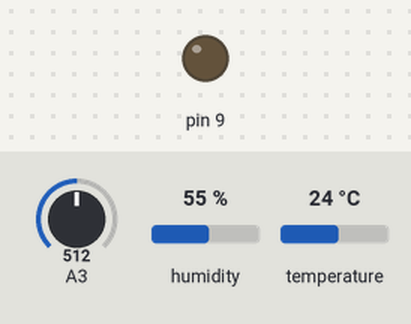
Simulated run of this sketch. Board: Arduino Uno, built with avr-gcc and run on an emulated ATmega328P. Parts: output pins drawn as LEDs (lit = HIGH). Inputs (shaded band) come from the test bench; at power-on: temperature 24 °C, A3 = 512, humidity 55 %. What the sketch prints to the serial monitor is not drawn.

Above: at 1.2 s.
1.3 s: temperature set to 26 °C
At 2.8 s:
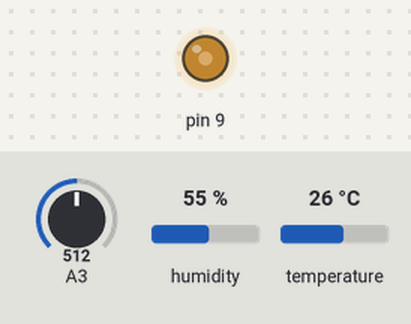
3.5 s: A3 set to 306
At 4.6 s:
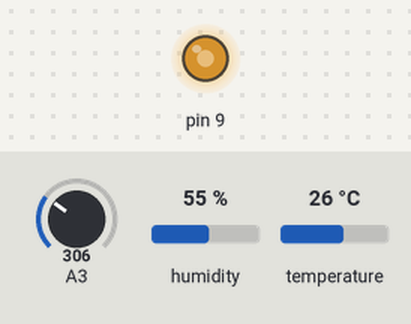
5.0 s: temperature set to 28 °C
At 7.5 s:
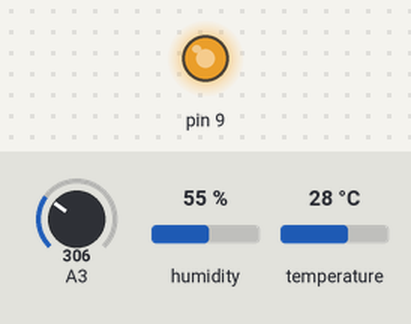
Timing chart, 0 to 9.0 s (numbered marks = the images above; inputs shaded):
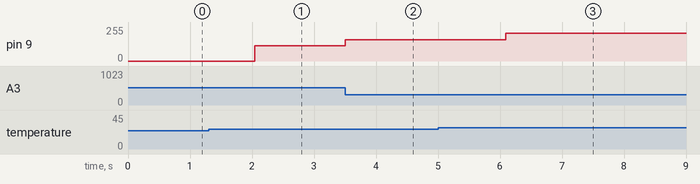

The sketch:

esclavo.ino
```cpp
//Librerias
#include "dh11.h"
#include "potenciometro.h"
#include "ventilador.h"
#include <Wire.h>
#include "Watchdog.h"
#include <avr/interrupt.h>

//variables
#define SLAVE_ADDR 8
Temperatura sensorTemp(2);
Potenciometro pot(A3);
Watchdog watchdog;
Ventilador ventilador(9);
struct DatosSistema
{
    float temperatura;
    float setpoint;
    int rpm;
    int pwm;
    bool ONOF;
};
DatosSistema datos;


void setup()
{
    Wire.begin(SLAVE_ADDR);

Wire.onReceive(receiveEvent);
Wire.onRequest(requestEvent);


 Serial.begin(9600);
 sensorTemp.iniciar();
pot.iniciar();

ventilador.iniciar();


   watchdog.iniciar();
   Serial.println("Esclavo iniciado");
}
void loop()
{
    watchdog.reset();
 float temperatura =
        sensorTemp.leer();

 if (isnan(temperatura))
{
  Serial.println("Reiniciando");

    delay(1000);

    watchdog.reiniciarSistema();
}

float setpoint =
        pot.obtenerSetpoint();

 int pwm = ventilador.controlar(temperatura, setpoint);


int porcentajePWM =
    (pwm * 100) / 255;
    bool onof=false;
if(porcentajePWM>0){
onof=true;
}
else{
    onof=false;
}
cli();

datos.temperatura = temperatura;
datos.setpoint = setpoint;
datos.rpm = 0;
datos.pwm = porcentajePWM;
datos.ONOF =onof;
sei();

}


void requestEvent()
{
    Wire.write(
        (byte*)&datos,
        sizeof(DatosSistema)
    );
/*
    Serial.print("Enviado -> ");
    Serial.print(datos.temperatura);
    Serial.print(" ");
    Serial.print(datos.setpoint);
    Serial.print(" ");
    Serial.print(datos.rpm);
    Serial.print(" ");
    Serial.println(datos.pwm);
    */
}

void receiveEvent(int bytes)
{
    if(bytes == sizeof(float))
    {
        float nuevoSP;

        Wire.readBytes(
            (char*)&nuevoSP,
            sizeof(float)
        );

        datos.setpoint = nuevoSP;

       // Serial.print("Nuevo Setpoint: ");
      //  Serial.println(datos.setpoint);
    }
}
```

ADC.cpp
```cpp
#include "ADC.h"

void ADCManager::iniciar()
{
    ADMUX = (1 << REFS0);

    ADCSRA =
        (1 << ADEN)  |
        (1 << ADPS2) |
        (1 << ADPS1) |
        (1 << ADPS0);
}

uint16_t ADCManager::leer(uint8_t canal)
{
    ADMUX =
        (ADMUX & 0xF0) |
        (canal & 0x0F);

    ADCSRA |= (1 << ADSC);

    while (ADCSRA & (1 << ADSC));

    return ADC;
}
```

ADC.h
```cpp
#ifndef ADC_H
#define ADC_H

#include <Arduino.h>

class ADCManager
{
public:

    void iniciar();

    uint16_t leer(uint8_t canal);
};

#endif
```

PWM.cpp
```cpp
#include "PWM.h"
#include <Arduino.h>

void PWM::iniciar()
{
    DDRB |= (1 << PB1);  // Pin 9 = OC1A

    TCCR1A =
        (1 << COM1A1) |
        (1 << WGM11);

    TCCR1B =
        (1 << WGM13) |
        (1 << WGM12) |
        (1 << CS11);

    ICR1 = 799;
}

void PWM::setDuty(uint8_t duty)
{
    OCR1A = map(duty, 0, 255, 0, ICR1);
}
```

PWM.h
```cpp
#ifndef PWM_H
#define PWM_H

#include <Arduino.h>

class PWM
{
public:

    void iniciar();

    void setDuty(uint8_t duty);
};

#endif
```

Watchdog.cpp
```cpp
#include "Watchdog.h"
#include <avr/wdt.h>

void Watchdog::iniciar()
{
    wdt_enable(WDTO_2S);
}

void Watchdog::reset()
{
    wdt_reset();
}

void Watchdog::reiniciarSistema()
{
    wdt_enable(WDTO_15MS);

    while(true)
    {
    }
}
```

Watchdog.h
```cpp
#ifndef WATCHDOG_H
#define WATCHDOG_H

#include <Arduino.h>

class Watchdog
{
public:

    void iniciar();

    void reset();
        void reiniciarSistema();

};

#endif
```

dh11.cpp
```cpp
#include "dh11.h"

Temperatura::Temperatura(uint8_t pin)
: dht(pin, DHT11)
{
}

void Temperatura::iniciar()
{
    dht.begin();
}

float Temperatura::leer()
{
    return dht.readTemperature();
}
```

dh11.h
```cpp
#ifndef TEMPERATURA_H
#define TEMPERATURA_H

#include <DHT.h>

class Temperatura
{
private:
    DHT dht;

public:
    Temperatura(uint8_t pin);

    void iniciar();

    float leer();
};

#endif
```

potenciometro.cpp
```cpp
#include "potenciometro.h"
#include "ADC.h"
#include <Arduino.h>

#define MINTEMP 19.0
#define MAXTEMP 31.0
ADCManager adc;


void Potenciometro::iniciar()
{
    adc.iniciar();
}

Potenciometro::Potenciometro(int pin)
{
    this->pin = pin;
}

float Potenciometro::obtenerSetpoint()
{
    int valor = adc.leer(3);

    //Serial.print("ADC = ");
    //Serial.println(valor);
    return MINTEMP +
           (valor * (MAXTEMP - MINTEMP) / 1023.0);
}
```

potenciometro.h
```cpp
#ifndef POTENCIOMETRO_H
#define POTENCIOMETRO_H

class Potenciometro
{
private:
    int pin;

public:
    Potenciometro(int pin);
     void iniciar();

    float obtenerSetpoint();
};

#endif
```

rpm.cpp
```cpp

```

ventilador.cpp
```cpp
#include "ventilador.h"
#include "PWM.h"
#include <Arduino.h>

#define MAXTEMP 30.0
PWM controlPWM;
Ventilador::Ventilador(int pin)
{
    this->pin = pin;
}

void Ventilador::iniciar()
{

    controlPWM.iniciar();
}

int Ventilador::controlar(float temperatura,
                          float setpoint)
{
    int pwm;

    if (temperatura < setpoint)
    {
        pwm = 0;
    }
    else
    {
        //de un rango a otros
        pwm = map(
            (int)(temperatura * 10),
            (int)(setpoint * 10),
            MAXTEMP * 10,
            80,
            255
        );
//limita el resultado
        pwm = constrain(pwm, 80, 255);
    }

    controlPWM.setDuty(pwm);

    return pwm;
}
```

ventilador.h
```cpp
#ifndef VENTILADOR_H
#define VENTILADOR_H

#include "PWM.h"

struct EstadoVentilador
{
    int pwm;
    int porcentaje;
};

class Ventilador
{
private:

    int pin;

    PWM controlPWM;

public:

    Ventilador(int pin);

    void iniciar();

    int controlar(
        float temperatura,
        float setpoint
    );
};

#endif
```

Measured:
- the behaviour switches between 25 and 26 °C on temperature (found by bisection; images 0 and 1)
- after the input at 1.3 s, pin 9: 0/255 → 115/255 after 0.75 s
- after the input at 3.5 s, pin 9: 115/255 → 161/255 at once
- after the input at 5.0 s, pin 9: 161/255 → 208/255 after 1.1 s
